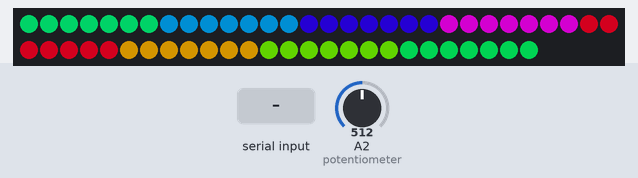
Simulated run of this sketch. Board: Arduino Uno, built with avr-gcc and run on an emulated ATmega328P. On the bench: 56 RGB LEDs in strip order, left to right, continuing on the next row. The inputs (shaded band) are chosen by the test bench; at power-on: A2 (potentiometer) = 512. Dim RGB values are drawn brighter than linear.

Above: at 1.25 s.
1.3 s: A2 (potentiometer) set to 0
At 2.5 s:
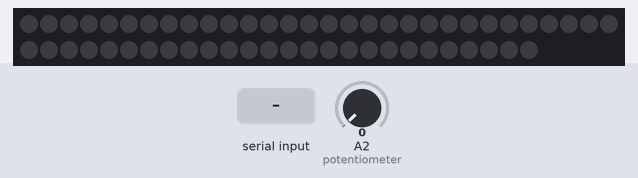
2.8 s: A2 (potentiometer) set to 1023
At 3.26 s:
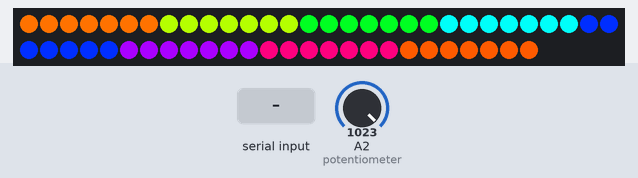
5.5 s: "90,45\n" received over Serial
At 5.68 s:
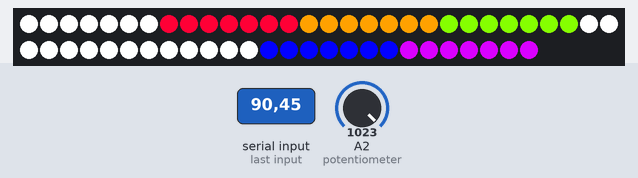
7.9 s: "30,150\n" received over Serial
At 8.1 s:
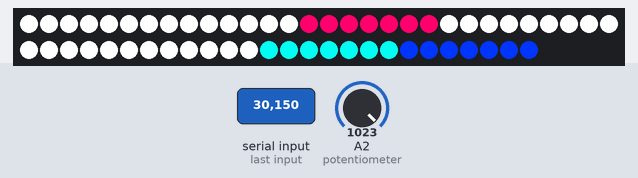
10.3 s: "200\n" received over Serial
At 10.52 s:
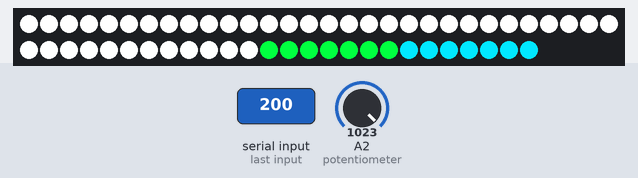
12.7 s: "r,45\n" received over Serial
At 13.54 s:
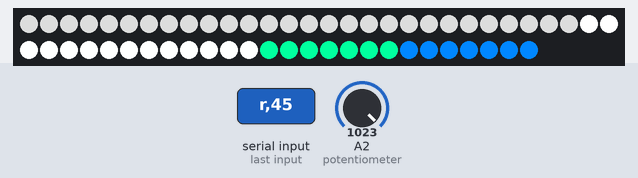
Timing chart, 0 to 15.7 s (numbered marks = the images above; inputs shaded):
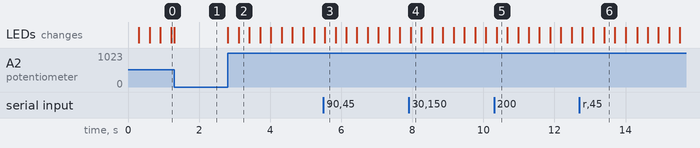

Measured:
- after the input at 1.3 s, the LEDs: change at once (image 1)
- after the input at 2.8 s, the LEDs: first change at once (image 2 shows a later state)
- after the input at 5.5 s, the LEDs: change at once (image 3)
- after the input at 7.9 s, the LEDs: change after 0.05 s (image 4)
- after the input at 10.3 s, the LEDs: change after 0.07 s (image 5)

The sketch:

SpaceChimes_NeopixelController.ino
```cpp
#include <Adafruit_NeoPixel.h>

#define LED_PIN         6 // Neopixels connected to D6
#define NUM_LEDS        56
#define LEDS_PER_CLUSTER 7
#define NUM_CLUSTERS    (NUM_LEDS / LEDS_PER_CLUSTER)
#define COLOR_ORDER     NEO_GRBW // Change as necessary

Adafruit_NeoPixel strip(NUM_LEDS, LED_PIN, COLOR_ORDER + NEO_KHZ800);

bool clusterHighlighted[NUM_CLUSTERS] = {false}; // Track which clusters are highlighted
int fadeValue[NUM_CLUSTERS] = {0}; // Track the fade value for each cluster
bool fading[NUM_CLUSTERS] = {false}; // Track whether a cluster is currently fading
unsigned long previousMillis[NUM_CLUSTERS] = {0}; // Track the last update time for each cluster
const long fadeInterval = 30; // Interval between fade steps in milliseconds
const long rainbowInterval = 10; // Interval between hue updates in milliseconds

void setup() {
  strip.begin();
  strip.show(); // Initialize all pixels to 'off'
  Serial.begin(9600);
}

void loop() {
  int brightness = analogRead(A2); // Assuming potentiometer is connected to A2
  brightness = map(brightness, 0, 1023, 0, 255);
  strip.setBrightness(brightness);

  // Apply a rotating rainbow effect to non-highlighted clusters
  static uint8_t hue = 0;
  static unsigned long lastRainbowUpdate = 0;
  unsigned long currentMillis = millis();

  if (currentMillis - lastRainbowUpdate >= rainbowInterval) {
    lastRainbowUpdate = currentMillis;
    hue++;
  }

  for (int cluster = 0; cluster < NUM_CLUSTERS; cluster++) {
    if (!clusterHighlighted[cluster] && !fading[cluster]) {
      int clusterHue = (hue + cluster * 36) % 256; // Increment hue by cluster
      uint32_t color = strip.ColorHSV(clusterHue * 65536 / 256, 255, 255); // RGB only, no white component
      for (int i = cluster * LEDS_PER_CLUSTER; i < (cluster + 1) * LEDS_PER_CLUSTER; i++) {
        strip.setPixelColor(i, color);
      }
    }
  }
  strip.show();

  // Check for incoming serial data
  int incomingByte = Serial.read();
  if (incomingByte != -1) {
    if (incomingByte == 'r') { // Reset command
      startFadeOut();
    } else if (incomingByte >= '0' && incomingByte < ('0' + NUM_CLUSTERS)) {
      int clusterIndex = incomingByte - '0';
      highlightCluster(clusterIndex);
    }
  }

  // Update fading clusters
  updateFadeOut();
}

void highlightCluster(int clusterIndex) {
  clusterHighlighted[clusterIndex] = true;
  fading[clusterIndex] = false;
  fadeValue[clusterIndex] = 255;
  int startIndex = clusterIndex * LEDS_PER_CLUSTER;
  for (int i = startIndex; i < startIndex + LEDS_PER_CLUSTER; i++) {
    strip.setPixelColor(i, strip.Color(255, 255, 255, 0)); // RGB with no White
  }
  strip.show();
}

void startFadeOut() {
  for (int cluster = 0; cluster < NUM_CLUSTERS; cluster++) {
    if (clusterHighlighted[cluster]) {
      fading[cluster] = true;
      previousMillis[cluster] = millis();
    }
  }
}

void updateFadeOut() {
  unsigned long currentMillis = millis();
  for (int cluster = 0; cluster < NUM_CLUSTERS; cluster++) {
    if (fading[cluster]) {
      if (currentMillis - previousMillis[cluster] >= fadeInterval) {
        previousMillis[cluster] = currentMillis;
        fadeValue[cluster] -= 5;
        if (fadeValue[cluster] <= 0) {
          fadeValue[cluster] = 0;
          fading[cluster] = false;
          clusterHighlighted[cluster] = false;
        }
        int startIndex = cluster * LEDS_PER_CLUSTER;
        for (int i = startIndex; i < startIndex + LEDS_PER_CLUSTER; i++) {
          strip.setPixelColor(i, strip.Color(fadeValue[cluster], fadeValue[cluster], fadeValue[cluster], 0));
        }
        strip.show();
      }
    }
  }
}
```
